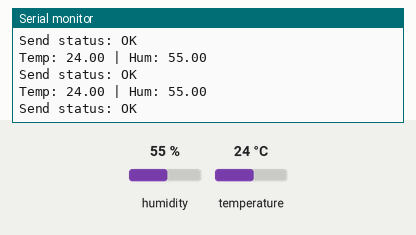
Simulated run of this program. Board: ESP32. Parts: the last lines printed to the serial monitor. The inputs (shaded band) are chosen by the test bench; at power-on: humidity 55 %, temperature 24 °C.

Above: at 6.8 s.
6.9 s: humidity set to 22 %
At 11.2 s:
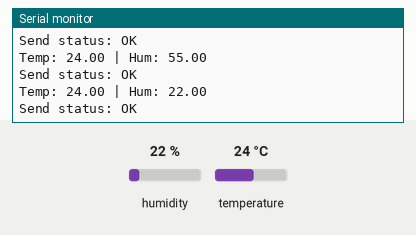
12.3 s: temperature set to 12 °C
At 15.4 s:
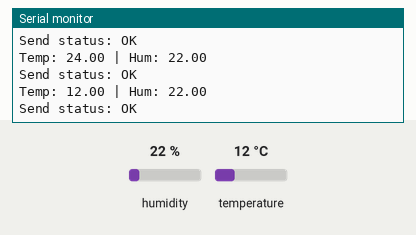
17.7 s: humidity set to 40 %
At 18.5 s:
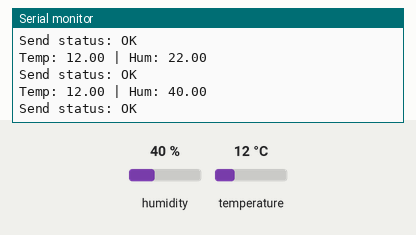
Timing chart, 0 to 20.7 s (numbered marks = the images above; inputs shaded):
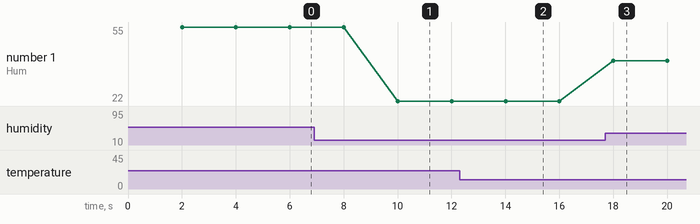

Measured:
- after the input at 6.9 s, the serial monitor: prints a new line after 3.1 s (image 1)
- after the input at 12.3 s, the serial monitor: prints a new line after 1.7 s (image 2)
- after the input at 17.7 s, the serial monitor: prints a new line after 0.31 s (image 3)
- plotted number 1: 55 → 22 after the input at 6.9 s, 22 → 40 after the input at 17.7 s

The program:

main.cpp
```cpp
#include <WiFi.h>
#include <esp_now.h>
#include <DHT.h>

#define NODE_ID 5
#define DHTPIN 4
#define DHTTYPE DHT22

DHT dht(DHTPIN, DHTTYPE);
// F4:2D:C9:8A:64:28
uint8_t receiverMAC[] = {0xF4, 0x2D, 0xC9, 0x8A, 0x64, 0x28};

typedef struct {
  uint8_t node_id;
  float temp;
  float hum;
  uint32_t uptime;
  int8_t rssi;
  bool valid;
} SensorData;

SensorData data;

unsigned long lastRead = 0;
const unsigned long interval = 2000;

// send callback (debug)
void onSent(const uint8_t *mac_addr, esp_now_send_status_t status) {
  Serial.print("Send status: ");
  Serial.println(status == ESP_NOW_SEND_SUCCESS ? "OK" : "FAIL");
}

// DHT read
bool readDHT(float &t, float &h) {
  for (int i = 0; i < 3; i++) {
    h = dht.readHumidity();
    t = dht.readTemperature();

    if (!isnan(t) && !isnan(h)) {
      return true;
    }
    delay(100);
  }
  return false;
}

void setup() {
  Serial.begin(115200);

  WiFi.mode(WIFI_STA); // required for ESP-NOW

  if (esp_now_init() != ESP_OK) {
    Serial.println("ESP-NOW init FAILED");
    return;
  }

  esp_now_register_send_cb(onSent);

  // 🔗 register receiver
  esp_now_peer_info_t peerInfo = {};
  memcpy(peerInfo.peer_addr, receiverMAC, 6);
  peerInfo.channel = 0;
  peerInfo.encrypt = false;

  if (!esp_now_is_peer_exist(receiverMAC)) {
    if (esp_now_add_peer(&peerInfo) != ESP_OK) {
      Serial.println("Failed to add peer");
      return;
    }
  }

  dht.begin();

  // print sender MAC
  Serial.print("Sender MAC: ");
  Serial.println(WiFi.macAddress());

  Serial.print("Node ID: ");
  Serial.println(NODE_ID);
}

void loop() {
  if (millis() - lastRead >= interval) {
    lastRead = millis();

    data.node_id = NODE_ID;
    data.uptime = millis();
    data.rssi = 0;

    float t, h;
    data.valid = readDHT(t, h);

    if (data.valid) {
      data.temp = t;
      data.hum = h;
      Serial.printf("Temp: %.2f | Hum: %.2f\n", t, h);
    } else {
      data.temp = 0;
      data.hum = 0;
      Serial.println("DHT FAIL");
    }

    esp_err_t result = esp_now_send(receiverMAC, (uint8_t *)&data, sizeof(data));

    if (result != ESP_OK) {
      Serial.println("Send error");
    }
  }
}
```
